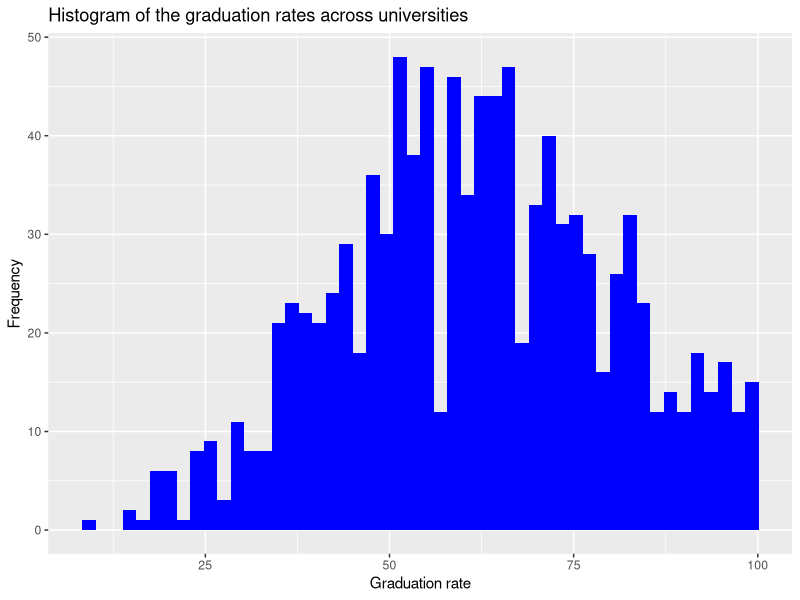
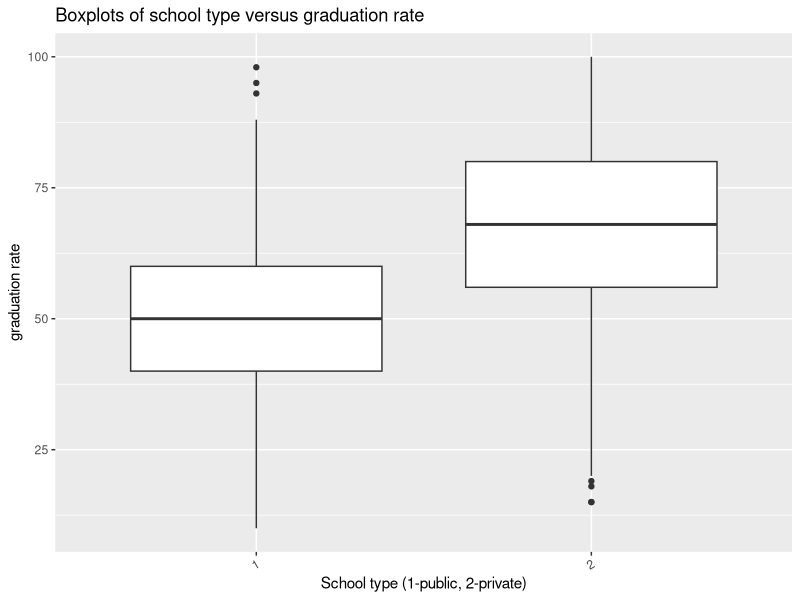
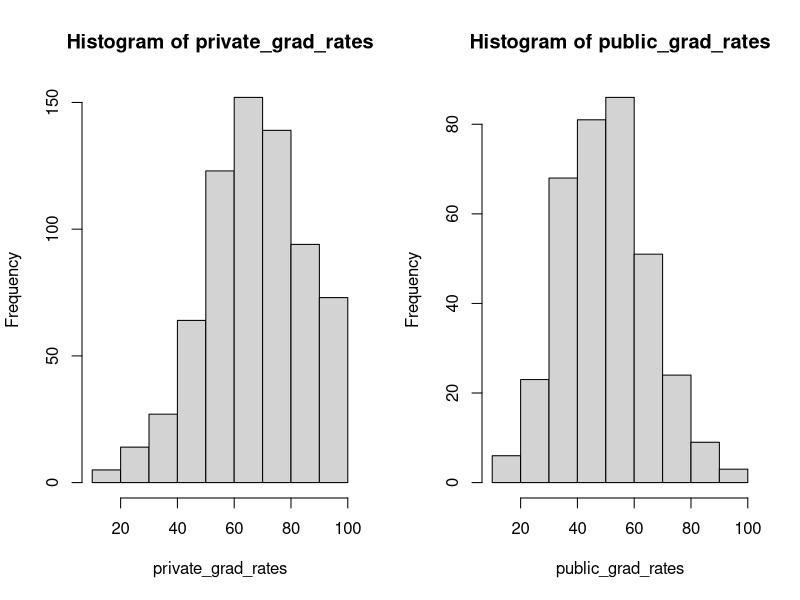
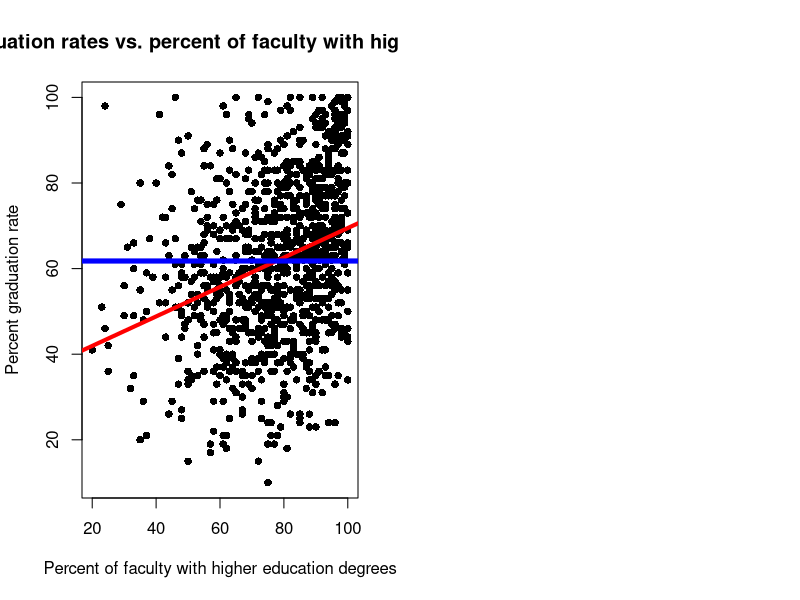
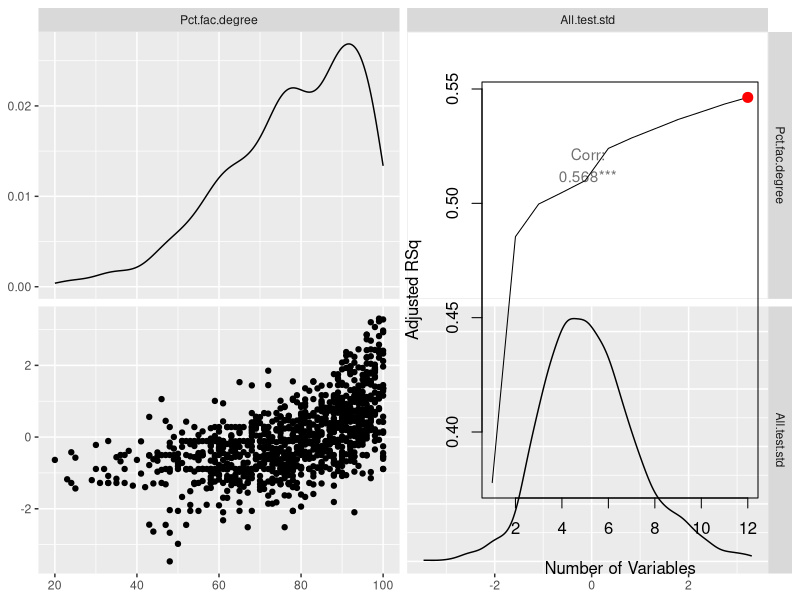
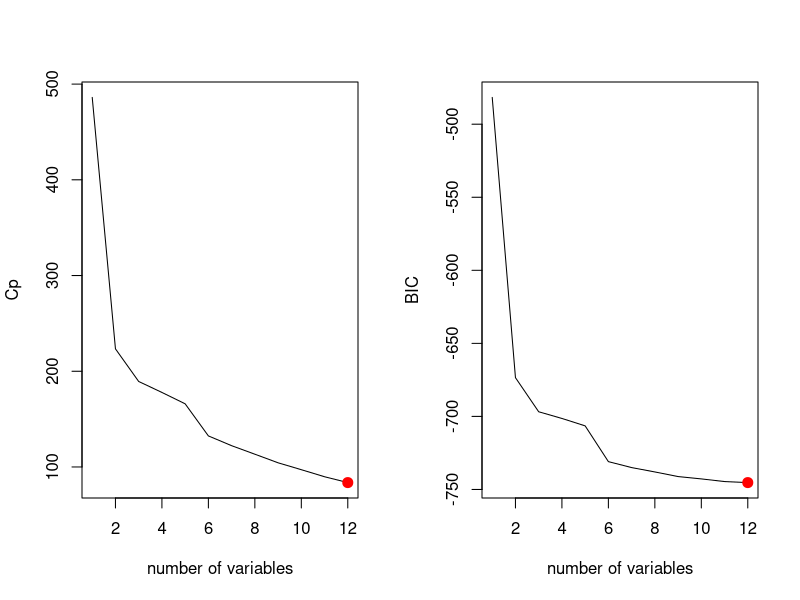
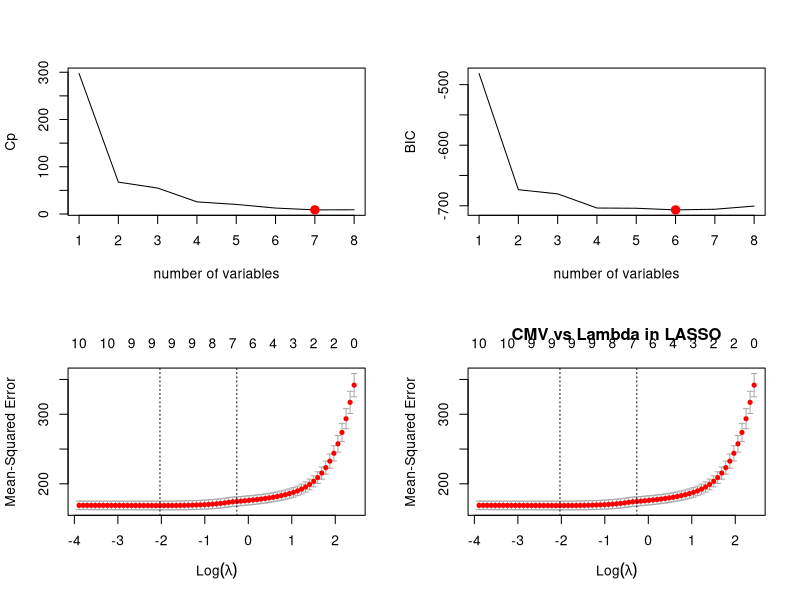
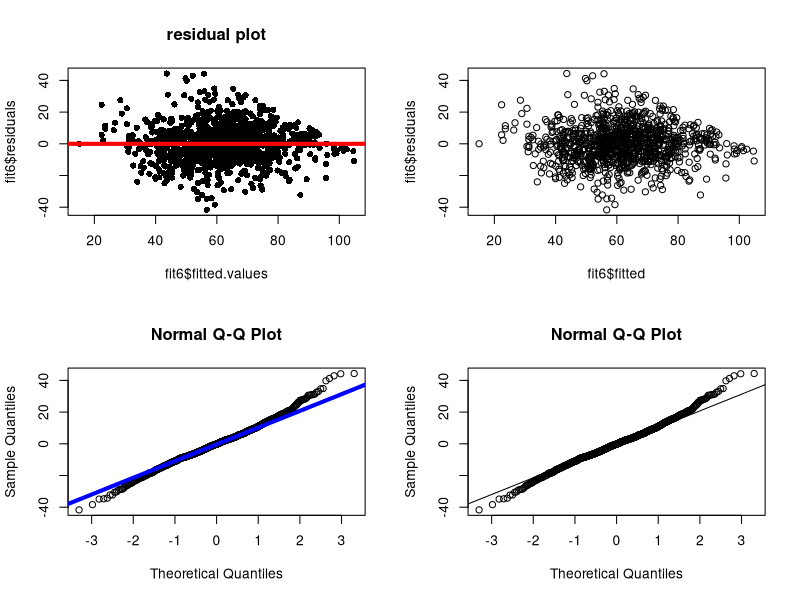

These charts were generated, in order, by the following R code: (Note: this script raises an error after producing the figures.)
## ---- chunk 1
knitr::opts_chunk$set(tidy=TRUE, fig.width=6,  fig.height=5, fig.align='left', dev = 'pdf')
library(dplyr)
library(ggplot2)
library(magrittr)
library(car)       # v 2.1-4
library(glmnet)    # v 2.0-5
library(dplyr)     # v 0.5.0
library(GGally)
## ---- chunk 2
# Required libraries - you may add more packages as desired
library(leaps)  # regsubsets() for model selection
library(car)    # Anova()
library(glmnet) # glmnet() and cv.glmnet()
## ---- chunk 3
rm(list=ls()) # Remove all the existing variables
college_data <- read.csv("USNEWS_graduation_subset.csv")
college_data$Schooltype <- as.factor(college_data$Schooltype) # 1 - public, 2- private
str(college_data)
dim(college_data)
summary(college_data)
tail(college_data, 10)
head(college_data, 20)
#View(college_data)
# <<<<<<<<<< NA VALUES >>>>>>>>>
sum(is.na(college_data))
# show how many NA values in each column
sapply(college_data, function(x) sum(is.na(x)))
names(college_data)
## ---- chunk 4
penn_loc <- which(college_data$Name == "University of Pennsylvania")  # identify Penn
Penn <- college_data[penn_loc, ]
Penn
## ---- chunk 5
college_data %>% select(Name) %>% distinct() # get distinct values for state column
#college_data %>% select(State) %>% distinct() # get distinct values for state column
# OR
nrow(college_data)

length(levels(college_data$Name))
## ---- chunk 6
13
## ---- chunk 7
names(college_data)
## ---- chunk 8
#max(college_data$Grad.rate)
#college_data$name[which.max(college_data$Grad.rate)]
college_data %>%
     select(Name, Grad.rate) %>%
     filter(Grad.rate == max(Grad.rate))

# college_data[which(college_data$Grad.rate == max(college_data$Grad.rate)),] %>%
#     select(Name, Grad.rate)
## ---- chunk 9
college_data %>%
     select(Name, Grad.rate) %>%
     filter(Grad.rate == min(Grad.rate))
## ---- chunk 10
Penn
college_data %>%
     select(Name, Grad.rate) %>%
     filter(Name == 'University of Pennsylvania')
# OR
# college_data %>% 
#     filter(Name == "University of Pennsylvania") %>%
#     select(Name, Grad.rate)
## ---- chunk 11
college_data %>% 
    filter(Name == "University of Pennsylvania") %>%
    select(Name, Grad.rate)
## ---- chunk 12
mean(college_data$Grad.rate)

# OR
# college_data %>%
#     summarize(mean_grad = mean(Grad.rate))
## ---- chunk 13
ggplot(college_data) + geom_histogram(aes(x = Grad.rate), bins = 50, fill = "blue") +
  labs(title = "Histogram of the graduation rates across universities", x = "Graduation rate", y = "Frequency")

# OR
# hist(college_data$Grad.rate, breaks = 10)

# OR
# college_data %>%
#     ggplot(aes(Grad.rate)) + geom_histogram(bins = 90) +
#     xlab("Graduation Rate") + ylab("Count") +
#     ggtitle("Graduation Rate Histogram") + 
#     theme_bw()
## ---- chunk 14
# names(college_data)
college_data %>% ggplot(aes(x = Schooltype, y = Grad.rate)) +
  geom_boxplot() +
  theme(axis.text.x = element_text(angle = 30, hjust = 1)) +
  labs(title = "Boxplots of school type versus graduation rate", x = "School type (1-public, 2-private)", y = "graduation rate")

# OR 
# boxplot(college_data$Grad.rate ~ college_data$Schooltype)
## ---- chunk 15
# ISOLATING JUST PRIVATE SCHOOLS
private_grad_rates <- college_data %>%
    filter(Schooltype == 2) %>%
    select(Grad.rate) %>% unlist
# ISOLATING JUST PUBLIC SCHOOLS
public_grad_rates <- college_data %>%
    filter(Schooltype == 1) %>%
    select(Grad.rate) %>% unlist
t.test(public_grad_rates, private_grad_rates)
## ---- chunk 16
par(mfrow = c(1, 2))
hist(private_grad_rates)
hist(public_grad_rates)
## ---- chunk 17
fit1 <- lm(Grad.rate ~ Schooltype, data = college_data)
confint(fit1, parm = 2)
## ---- chunk 18
fit1.1 <- lm(Grad.rate ~ State, data = college_data)
summary(fit1.1)
Anova(fit1.1)
# SORT BY P-VALUE IN DESCENDING ORDER
summary(fit1.1) %>% broom::tidy() %>%
    arrange(-p.value) %>% head # - p-value makes it descending
## ---- chunk 19
# data striated by state, then mean grad rate (ascending order)
college_data %>% 
    group_by(State) %>%
    summarize(grad_rate = mean(Grad.rate)) %>%
    arrange(grad_rate)
## ---- chunk 20
# striate by state, then mean grad rate (in descending order)
college_data %>% 
    group_by(State) %>%
    summarize(grad_rate = mean(Grad.rate)) %>%
    arrange(-grad_rate)
## ---- chunk 21
fit1.2 <- lm(Grad.rate~ Schooltype + State, data = college_data)
summary(fit1.2)
Anova(fit1.2)
# car::Anova(fit1.2)
## ---- chunk 22
fit2 <- lm(Grad.rate~Pct.fac.degree, data = college_data)
summary(fit2)
Anova(fit2)
## ---- chunk 23
#fit2
plot(college_data$Pct.fac.degree, college_data$Grad.rate,
     pch = 16,
     xlab = "Percent of faculty with higher education degrees",
     ylab = "Percent graduation rate",
     main = "Universities' graduation rates vs. percent of faculty with higher education degrees")
abline(fit2, col="red", lwd=4)
abline(h=mean(college_data$Grad.rate), lwd=5, col="blue")

# OR
# college_data %>%
#     ggplot(aes(x = Pct.fac.degree, y= Grad.rate)) + geom_point() +
#     geom_abline(slope = 0.334418, intercept = 35.05981) + 
#     xlab("% Faculty w/Higher Degree") + ylab("Graduation Rate") + 
#     theme_bw()
## ---- chunk 24
fit2.1 <- lm(Grad.rate~Pct.fac.degree + All.test.std, data = college_data)
summary(fit2.1)
Anova(fit2.1)
## ---- chunk 25
summary(fit2.1)
## ---- chunk 26
# VARIABLES ARE HIGHLY CORRELATED
college_data %>% 
  select_if(is.numeric) %>%
  select(Pct.fac.degree, All.test.std) %>%
  ggpairs()
college_data %>% select(Pct.fac.degree, All.test.std) %>% cor()
## ---- chunk 27
# FORWARD SELECTION
dim(college_data) # n > p
names(college_data)
college_data2 <- (college_data)[,-1]

fit3 <- regsubsets(Grad.rate~., college_data2, nvmax=12, method="forward")
names(fit3)
summary(fit3)
for.summary <- summary(fit3)
names(for.summary)
for.summary$rsq
# par(mfrow=c(2,2))
#plot(for.summary$rss,xlab="Number of Variables", ylab="RSS",type="l")
plot(for.summary$adjr2,xlab="Number of Variables", ylab="Adjusted RSq",type="l")
which.max(for.summary$adjr2)
points(which.max(for.summary$adjr2),for.summary$adjr2[which.max(for.summary$adjr2)], col="red",cex=2,pch=20) #12 variables
plot(for.summary$cp,xlab="number of variables",ylab="Cp", type = 'l')
which.min(for.summary$cp)
points(which.min(for.summary$cp),for.summary$cp[which.min(for.summary$cp)],col="red",cex=2,pch=20) #12 variables
plot(for.summary$bic,xlab="number of variables",ylab="BIC", type = 'l')
points(which.min(for.summary$bic),for.summary$bic[which.min(for.summary$bic)],col="red",cex=2,pch=20) # 12 variables

# choose to go with 12 variables
coef.fit.fwd <- coef(fit3,12)
var.min <- rownames(as.matrix(coef.fit.fwd)) # output the names
print("============12 variable model using forwards stepwise selection==========")
lm.input3 <- as.formula(paste("violentcrimes.perpop", "~", paste(var.min[-1], collapse = "+"))) # prepare for lm fomulae
lm.input3
coef.fit.fwd
print("============BIC & Cp with 4 variables==========")
for.summary$bic[12] #-398.7349
for.summary$cp[12] #9.10198
## ---- chunk 28
fit3 <- lm(Grad.rate ~ . - Name, data = college_data)
summary(fit3)
Anova(fit3)
## ---- chunk 29
car::Anova(fit3)
## ---- chunk 30
fit.exh <- regsubsets(Grad.rate~. -Name - State, college_data, nvmax=12, method="exhaustive")
exh.summary <- summary(fit3)
#exh.summary
# plot(exh.summary$adjr2,xlab="Number of Variables", ylab="Adjusted RSq",type="l")
# which.max(exh.summary$adjr2)
# points(which.max(exh.summary$adjr2),exh.summary$adjr2[which.max(exh.summary$adjr2)], col="red",cex=2,pch=20) #12 variables
# plot(exh.summary$cp,xlab="number of variables",ylab="Cp", type = 'l')
# which.min(exh.summary$cp)
# points(which.min(exh.summary$cp),exh.summary$cp[which.min(exh.summary$cp)],col="red",cex=2,pch=20) #12 variables
# plot(exh.summary$bic,xlab="number of variables",ylab="BIC", type = 'l')
# points(which.min(exh.summary$bic),exh.summary$bic[which.min(exh.summary$bic)],col="red",cex=2,pch=20) # 12 variables
## ---- chunk 31
colleges_sub <- college_data %>% select(-Name, -State)
x_col <- model.matrix(Grad.rate ~. , colleges_sub)[, -1]
y_col <- college_data$Grad.rate
reg_search <- regsubsets(x_col, y_col, method = "exhaustive")
summary(reg_search)
reg.summary <- summary(reg_search)
## ---- chunk 32
par(mfrow=c(2,2))
# Cp PLOT
names(reg.summary)
plot(reg.summary$cp,xlab="number of variables",ylab="Cp", type = 'l')
points(which.min(reg.summary$cp),reg.summary$cp[which.min(reg.summary$cp)],col="red",cex=2,pch=20) # 7 vars

# BIC PLOT
plot(reg.summary$bic,xlab="number of variables",ylab="BIC", type = 'l')
which.min(reg.summary$bic)
points(6,reg.summary$bic[6],col="red",cex=2,pch=20) # 6 vars
# OR
# par(mfrow = c(1, 2))
# plot(summary(reg_search)$bic, main = "BIC Plot")
# plot(summary(reg_search)$cp, main = "CP Plot")
# # find min via BIC:
#  which(summary(reg_search)$bic == min(summary(reg_search)$bic))
# # find min via CP:
#  which(summary(reg_search)$cp == min(summary(reg_search)$cp))
## ---- chunk 33
# model w/ 4 variables
coef.exh <- coef(reg_search,4)
var.min <- rownames(as.matrix(coef.exh)) # output the names
var.min
print("===========4 variable model using all subsets==========")
lm.input2 <- as.formula(paste("Grad.rate", "~", paste(var.min[-1], collapse = "+"))) 
lm.input2
coef.exh
print("============BIC & Cp with 4 variables==========")
reg.summary$bic[4] # -703.7376
reg.summary$cp[4] # 25.63655
## ---- chunk 34
set.seed(12)
names(college_data)
# extract y, Grad.rate
Y <- college_data$Grad.rate
X <- model.matrix(Grad.rate~. -Name -State, data = college_data)[, -1]
#colnames(X)
fit.lasso.cv <- cv.glmnet(X, Y, alpha = 1, nfolds = 10)
fit.lasso.cv$lambda.1se #1.222679
plot(fit.lasso.cv) # plots the possible values for lambda
#plot(fit.lasso.cv$lambda, fit.lasso.cv$cvm, xlab = expression(lambda), ylab="mean cv errors")

#OR
set.seed(12)
fit_lasso <- cv.glmnet(x_col, y_col, family = "gaussian", alpha = 1)
plot(fit_lasso, main = "CMV vs Lambda in LASSO")


## ---- chunk 35
fit.lasso.cv$lambda.1se
# fit_lasso$lambda.1se
## ---- chunk 36
# <<<<<<<< COEFFICIENTS FROM LASSO, WITH 10 FOLD CROSS VALIDATION USING LAMBDA.1SE >>>>>>>>
# can choose any value between lambda.min and lambda.1se
coef_1se <- coef(fit.lasso.cv, s = 'lambda.1se')
nzcoef <- rownames(coef_1se)[which((coef_1se) != 0)]
nzcoef
# -1 below is taking out the (intercept)
lm.input <- as.formula(paste("Grad.rate", "~", paste(nzcoef[-1], collapse = "+"))) 
lm.input
# OR
# coefs_1se = coef(fit_lasso, s="lambda.1se")
# rownames(coefs_1se)[which((coefs_1se) != 0)]
## ---- chunk 37
input5 <- Grad.rate ~ Schooltype + All.test.std + Acc.Rate + Pct.Yield + 
    In.Tuition + Room.board + State
fit5 <- lm(input5, data = college_data)
summary(fit5)
Anova(fit5)
## ---- chunk 38
input5.1 <- Grad.rate ~ Schooltype + All.test.std + Acc.Rate + Pct.Yield + 
    Room.board + State
fit5.1 <- lm(input5.1, data = college_data)
# summary(fit5.1)
Anova(fit5.1)
## ---- chunk 39
input5.2 <- Grad.rate ~ Schooltype + All.test.std + Acc.Rate + Pct.Yield + 
    State
fit5.2 <- lm(input5.2, data = college_data)
# summary(fit5.2)
Anova(fit5.2)
## ---- chunk 40
input5.3 <- Grad.rate ~ Schooltype + All.test.std + Acc.Rate +  
    State
fit5.3 <- lm(input5.3, data = college_data)
# summary(fit5.3)
Anova(fit5.3)
## ---- chunk 41
input5.4 <- Grad.rate ~ Schooltype + All.test.std +   
    State
fit5.4 <- lm(input5.4, data = college_data)
# summary(fit5.4)
Anova(fit5.4)
## ---- chunk 42
fit5 = lm(Grad.rate ~ State + Schooltype + All.test.std + Acc.Rate + 
              Pct.Yield + In.Tuition + Room.board, 
          data = college_data)
## ---- chunk 43
fit6 <- lm(Grad.rate~State + Schooltype + All.test.std, data = college_data)
Anova(fit6)
## ---- chunk 44
car::Anova(fit6)
## ---- chunk 45
#<<<<<<<<<< RESIDUAL PLOT -- LINEARITY & HOMOSCEDASTICITY >>>>>>>>>
plot(fit6$fitted.values, fit6$residuals,
     pch = 16,
     main = "residual plot")
abline(h=0, lwd=4, col="red")
## ---- chunk 46
plot(fit6$fitted, fit6$residuals)
## ---- chunk 47
#<<<<<<<< QQNORM PLOT FOR NORMALITY >>>>>>>>>
qqnorm(fit6$residuals)
qqline(fit6$residuals, lwd = 4, col="blue")
## ---- chunk 48
qqnorm(fit6$residuals)
qqline(fit6$residuals)
## ---- chunk 49
# penn_loc <- which(college_data$Name == "University of Pennsylvania")  # identify Penn
# Penn <- college_data[penn_loc, ]
# Penn
# `State + Schooltype + All.test.std`
# pred <- data.frame(State = 'Pennsylvania',
#                    Schooltype = '2',
#                    All.test.std = .5765) # margin calculated from dem - republican vote
# pred
predict(fit6, Penn, interval = 'prediction', se = FALSE)

# OR
# predict(fit6, newdata = filter(college_data, Name == "University of Pennsylvania"),
#         interval = "prediction", level = 0.95)
## ---- chunk 50
# limit <- 70
# #Grad.rate2 <- factor(ifelse(college_data$Grad.rate >= limit, "1", "0"))
# Grad.rate.2 <- ifelse(college_data$Grad.rate >= limit, "1", "0")
# Grad.rate.2
# summary(Grad.rate.2)

college_data %<>%
    mutate(Grad.rate.2 = as.factor(as.numeric(Grad.rate >= 70)))
table(college_data$Grad.rate.2) / nrow(college_data)
## ---- chunk 51
# lm.categor <- lm(Grad.rate.2 ~ State + Schooltype + All.test.std, data = college_data)
# summary(lm.categor)
# Anova(lm.categor)
# NOT WORKING
## ---- chunk 52
fit7 <- glm(Grad.rate.2 ~ State + Schooltype + All.test.std, 
            data = college_data, family = "binomial")
car::Anova(fit7)
dim(college_data)
## ---- chunk 53
library(caret)
# fit7          -- normal logistic regression
# fit7.1        -- logistic regression with .5 threshold
# fit7.output1  -- categorized df with 10 randomly chosen entries

fit7.1 <- ifelse(fit7$fitted.values > 1/2, "1", "0")
set.seed(10)
fit7.output1 <- data.frame(college_data$Grad.rate.2, fit7.1, fit7$fitted.values)[sample(1042, 10),]
names(fit7.output1) <- c("Y", "Predicted Y", "Prob")
fit7.output1
# confusion matrix
cm.fit7.5 <- table(fit7.1, college_data$Grad.rate.2)
cm.fit7.5
# OR confusion matrix
confusionMatrix(data = fit7.1,
                 reference = college_data$Grad.rate.2,
                 positive = levels(fit7.1)[2])

## ---- chunk 54
# MCE
# fit7.1   0   1
#      0 599 128
#      1  88 227
# cm.fit7.5[1,2] #128
# cm.fit7.5[2,1] #88
# length(fit7.1) #1042
error.training <- (cm.fit7.5[1,2]+cm.fit7.5[2,1])/length(fit7.1)
error.training
## ---- chunk 55
con_mat <- table(fit7$fitted.values > 0.5, college_data$Grad.rate.2)

1 - sum(diag(con_mat)) / nrow(college_data) 

# sum of matrix diagonals is # of correctly predicted values
# 1 - correct = MCE
